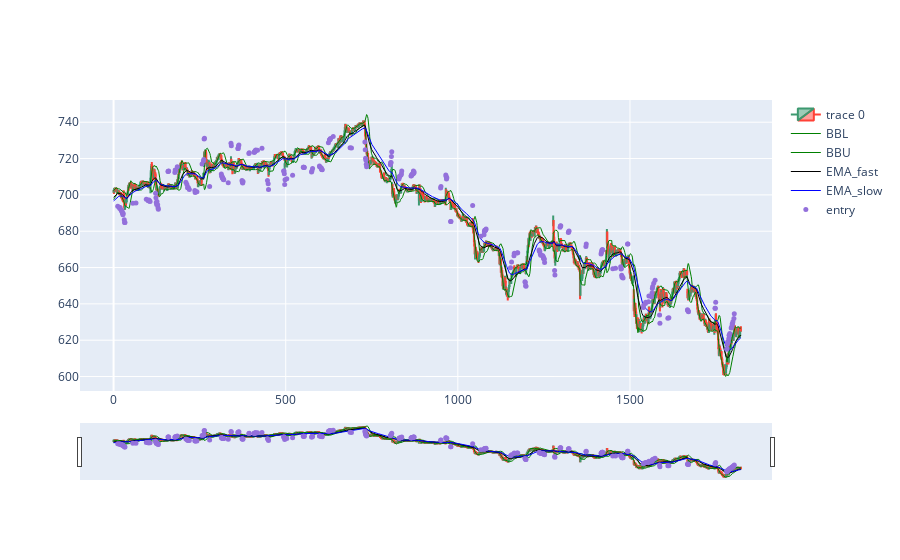

The code cell stored with this chart in its notebook:
### Code cell
plot_signals(df)

### Figure 1 — Plotly figure (JSON) as saved in the notebook; plotly's stock layout.template omitted (floating-point values rounded to 4 significant figures; data arrays with more than 128 entries replaced by an {"elided": "..."} marker saying what was removed)
{"data": [{"close": {"elided": "1823 float values"}, "high": {"elided": "1823 float values"}, "low": {"elided": "1823 float values"}, "open": {"elided": "1823 float values"}, "type": "candlestick", "x": {"elided": "1823 int values"}}, {"line": {"color": "green", "width": 1}, "name": "BBL", "type": "scatter", "x": {"elided": "1823 int values"}, "y": {"elided": "1823 float values"}}, {"line": {"color": "green", "width": 1}, "name": "BBU", "type": "scatter", "x": {"elided": "1823 int values"}, "y": {"elided": "1823 float values"}}, {"line": {"color": "black", "width": 1}, "name": "EMA_fast", "type": "scatter", "x": {"elided": "1823 int values"}, "y": {"elided": "1823 float values"}}, {"line": {"color": "blue", "width": 1}, "name": "EMA_slow", "type": "scatter", "x": {"elided": "1823 int values"}, "y": {"elided": "1823 float values"}}, {"marker": {"color": "MediumPurple", "size": 5}, "mode": "markers", "name": "entry", "type": "scatter", "x": {"elided": "242 int values"}, "y": {"elided": "242 float values"}}], "layout": {}}
